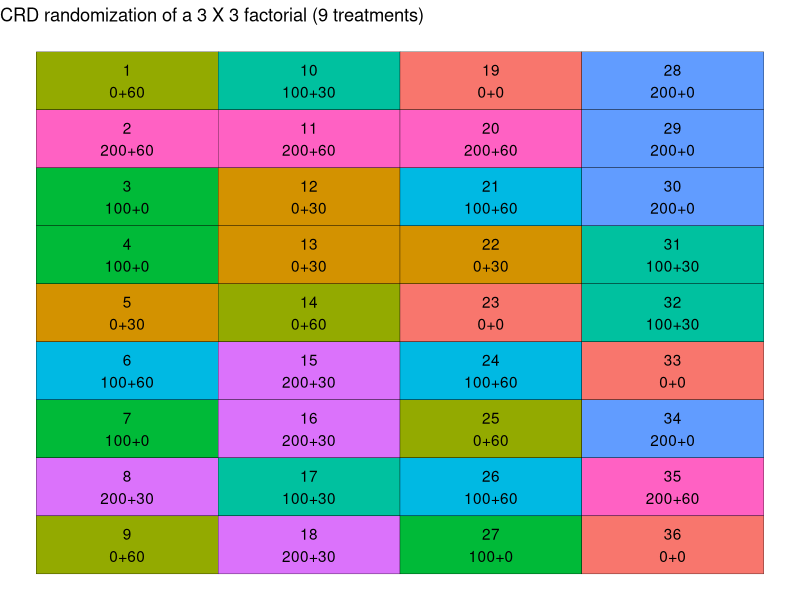
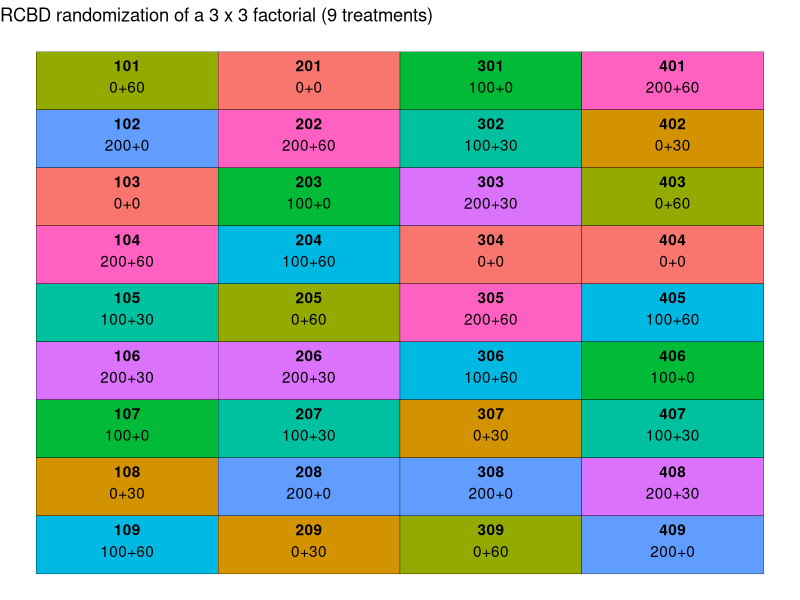

These figures' R source, in order: (Note: this script raises an error after producing the figures.)
## ---- chunk 1
# Loading packages
library(tidyverse) # for data wrangling and plotting
## ---- chunk 2
trts <- crossing(nrate_kgha = c(0, 100, 200),
                 krate_kgha = c(0, 30, 60)) %>%
  mutate(trtnum = 1:nrow(.)) %>%
  mutate(trtname = paste0(nrate_kgha, "+", krate_kgha))

trts
## ---- chunk 3
# Setting seed to get same randomization result every time
set.seed(930)

crd_rand  <- crossing(trtname = trts$trtname,
                      rep = 1:4) %>%
  # Since plots are organized without a structure, let's number them 1 through 36
  mutate(plot = 1:nrow(.)) %>%

  # Randomizing trtname to plots, without restrictions 
  mutate(plot = sample(plot)) %>%
  arrange(plot)


crd_rand
## ---- chunk 4
crd_layout <- crd_rand %>%
  mutate(row = rep(1:4, each = 9))%>%
  mutate(col = rep(seq(from = 1, to = 9, by = 1),times = 4)) %>%
  # Defining number of rows and columns in the field for plotting purposes
  mutate(lab = paste0(plot, "\n",trtname))

  # Creating plot and trtname labels for plotting

## ---- chunk 5
ggplot(data = crd_layout,
       aes(x=row, y= -col))+
  geom_tile(aes(fill = trtname), color = "black", show.legend = F)+
  geom_text(aes(label = lab), vjust =0.5)+
  labs(title ="CRD randomization of a 3 X 3 factorial (9 treatments)")+
  theme_void()

## ---- chunk 6
# Setting seed to get same randomization result every time
set.seed(930)

rcbd_rand <- crossing(trtname = trts$trtname, rep = 1:4)%>%
  arrange(rep) %>%
  group_by(rep)%>%
  mutate(trtname = sample(trtname)) %>%
  mutate(plot= (rep*100)+1:9) %>%
  ungroup()
  

rcbd_rand
## ---- chunk 7
rcbd_rand %>% group_by(rep, trtname)%>%
  tally() %>%
  filter(n>1)
## ---- chunk 8
rcbd_layout <- rcbd_rand %>%
  # Defining number of rows and columns in the field for plotting purposes
  mutate(row = rep(1:4, each = 9)) %>%
  mutate(col = rep(seq(from = 1, 
                       to = 9, #total number of treatments, 
                       by = 1), 
                   times = 4 #total number of blocks
  )) %>%
  # Creating plot and trtname labels for plotting
  mutate(lab = paste0(plot, "\n", trtname))

rcbd_layout
## ---- chunk 9
ggplot(data = rcbd_layout, aes(x = row, 
                               y = -col))+
  geom_tile(aes(fill = trtname),
            color = "black",
            show.legend = F
  )+
  geom_text(aes(label = plot), fontface = "bold", vjust = -.8)+
  geom_text(aes(label = trtname), vjust = 1)+
  labs(title = "RCBD randomization of a 3 x 3 factorial (9 treatments)") +
  theme_void()

## ---- chunk 10
rcbd_rand %>%
  # Retrieving other information contained in trts
  left_join(trts) %>%
  # Rearranging columns  
  dplyr::select(plot, rep, trtname, trtnum, nrate_kgha, krate_kgha) %>%
  write_csv("../output/rcbd_randomization_table.csv")


## ---- chunk 11
ggsave("../output/rcbd_layoutmap.png",
       width = 6,
       height = 4,
       bg = "white")
